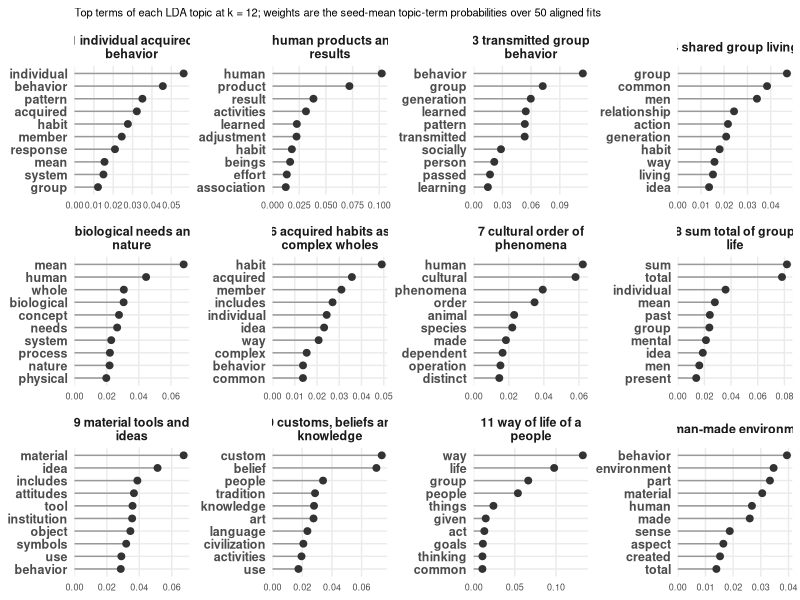

Source code (R):
# Top terms of each LDA topic, from the seed-ensemble topic-term profiles
# (analysis-lda-texts-index-b.R). One facet per topic, horizontal bars ordered
# by weight. The y axis is keyed by topic and term so each facet orders by its
# own weights; every term is labeled.
#
# Reads data/kk-index-b-lda-topic-terms.csv.
# Outputs figures/kk-index-b/lda/lda-topic-terms.png.

library(ggplot2)

tt <- read.csv("data/kk-index-b-lda-topic-terms.csv", stringsAsFactors = FALSE)
tt <- tt[order(tt$topic, -tt$weight), ]
# y keyed by topic and term, so each facet orders by its own weights
tt$y <- factor(paste(tt$topic, tt$term, sep = "|"),
               levels = rev(paste(tt$topic, tt$term, sep = "|")))
# strip labels as in Table 4 of the manuscript; recheck after any rebuild
topic.labels <- c(
  "individual acquired behavior", "human products and results",
  "transmitted group behavior", "shared group living",
  "biological needs and nature", "acquired habits as complex wholes",
  "cultural order of phenomena", "sum total of group life",
  "material tools and ideas", "customs, beliefs and knowledge",
  "way of life of a people", "man-made environment")
# long labels wrap onto two lines so they fit the strips
strip.lab <- vapply(sprintf("%d %s", 1:12, topic.labels),
                    function(s) paste(strwrap(s, 24), collapse = "\n"), character(1))
tt$topic_label <- factor(strip.lab[tt$topic], levels = strip.lab)

dir.create("figures/kk-index-b/lda", recursive = TRUE, showWarnings = FALSE)
p <- ggplot(tt, aes(x = weight, y = y)) +
  geom_segment(aes(x = 0, xend = weight, y = y, yend = y), color = "grey60") +
  geom_point(size = 2, color = "grey20") +
  facet_wrap(~ topic_label, ncol = 4, scales = "free") +
  scale_y_discrete(labels = function(l) sub("^[0-9]+[|]", "", l)) +
  scale_x_continuous(expand = expansion(mult = c(0, 0.05))) +
  labs(x = NULL, y = NULL,
       subtitle = paste("Top terms of each LDA topic at k = 12; weights are the",
                        "seed-mean topic-term probabilities over 50 aligned fits")) +
  theme_minimal() +
  theme(strip.text = element_text(face = "bold", size = 9),
        axis.text.y = element_text(size = 9, face = "bold"),
        axis.text.x = element_text(size = 6.5),
        panel.grid.minor = element_blank(),
        plot.subtitle = element_text(size = 8))
ggsave("figures/kk-index-b/lda/lda-topic-terms.png", p,
       width = 10, height = 7, bg = "white")
cat("wrote figures/kk-index-b/lda/lda-topic-terms.png\n")
